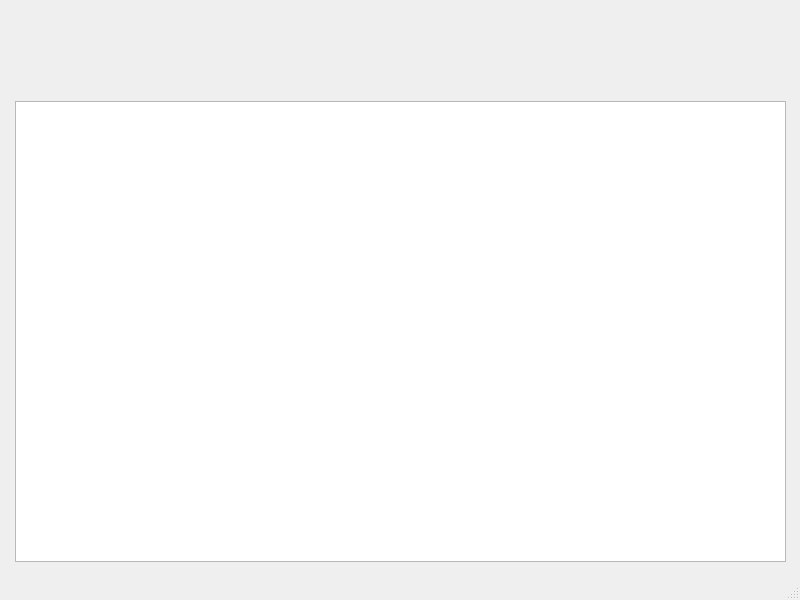
<?xml version="1.0" encoding="UTF-8"?>
<ui version="4.0">
 <class>MainWindow</class>
 <widget class="QMainWindow" name="MainWindow">
  <property name="geometry">
   <rect>
    <x>0</x>
    <y>0</y>
    <width>800</width>
    <height>600</height>
   </rect>
  </property>
  <property name="windowTitle">
   <string>MainWindow</string>
  </property>
  <widget class="QWidget" name="centralwidget">
   <widget class="QGraphicsView" name="graphicsView">
    <property name="geometry">
     <rect>
      <x>15</x>
      <y>101</y>
      <width>771</width>
      <height>461</height>
     </rect>
    </property>
   </widget>
  </widget>
  <widget class="QMenuBar" name="menubar">
   <property name="geometry">
    <rect>
     <x>0</x>
     <y>0</y>
     <width>800</width>
     <height>24</height>
    </rect>
   </property>
  </widget>
  <widget class="QStatusBar" name="statusbar"/>
 </widget>
 <resources/>
 <connections/>
</ui>
